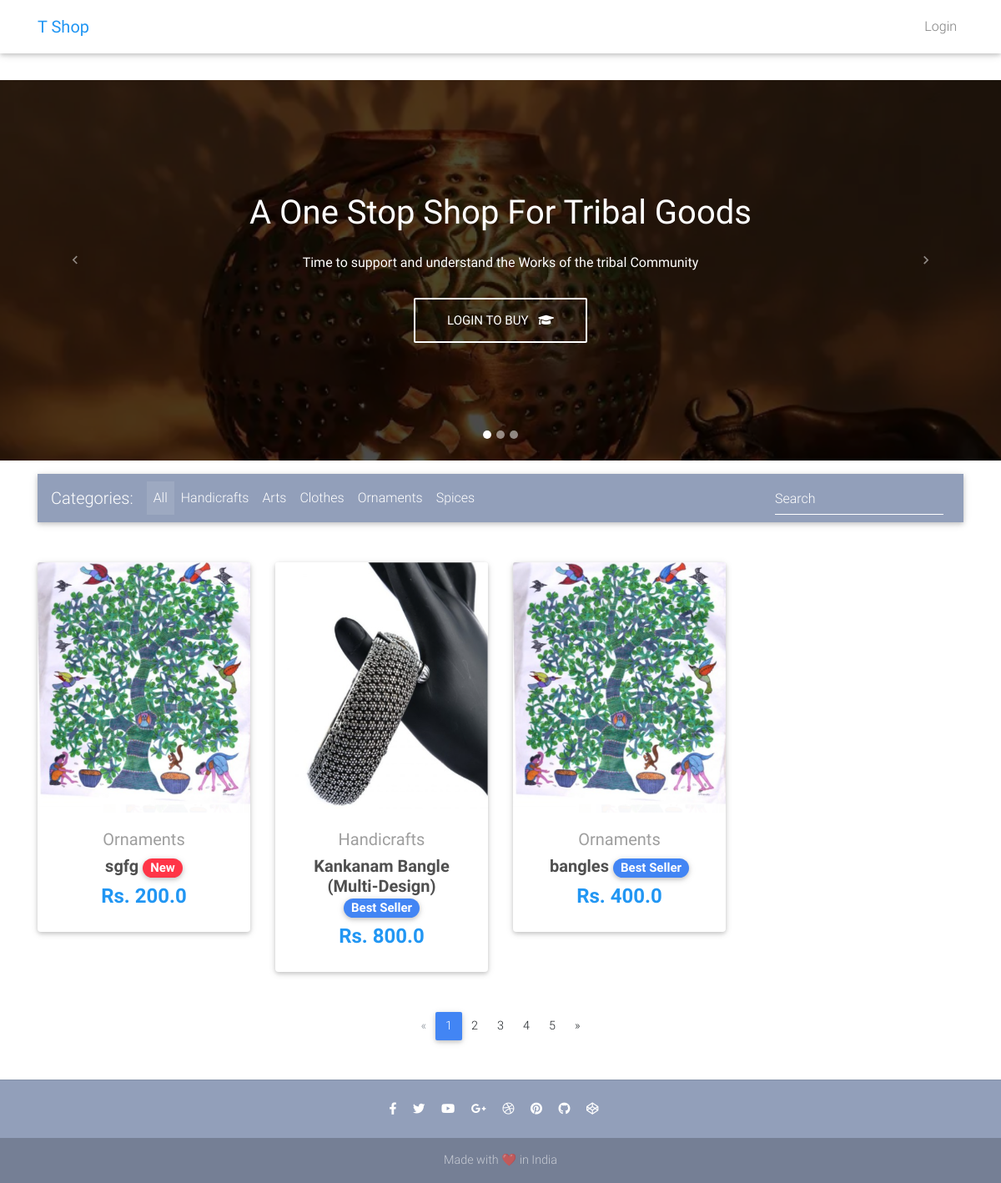
The page / on the database its author committed.
### core/models.py (models this page shows, shortened)
class Item(models.Model) :
    item_name = models.CharField(max_length=100)
    price = models.FloatField()
    discount_price = models.FloatField(blank=True, null=True)
    category = models.CharField(choices=CATEGORY, max_length=2)
    label = models.CharField(choices=LABEL, max_length=2)
    description = models.TextField()
    photo=models.ImageField(upload_to='job/photos/',blank=True,null=True)
    seller = models.ForeignKey(settings.AUTH_USER_MODEL,
                             on_delete=models.CASCADE,null=True)
    sellercom=models.CharField(max_length=100,blank=True,null=True)
    def get_absolute_url(self):
        return reverse("core:product", kwargs={
            "pk" : self.pk
        })

### core/views.py (the view)
# urls.py: path('', HomeView.as_view(), name='home'),
class HomeView(ListView):
    model = Item
    template_name = "home.html"

### core/templates/home.html (shortened to what this page needs)
{% extends 'base.html' %}
{% load static %}
{% block content %}
  <div id="carousel-example-1z" class="carousel slide carousel-fade pt-4" data-ride="carousel">
    <ol class="carousel-indicators">
      <li data-target="#carousel-example-1z" data-slide-to="0" class="active"></li>
      <li data-target="#carousel-example-1z" data-slide-to="1"></li>
      <li data-target="#carousel-example-1z" data-slide-to="2"></li>
    </ol>
    <div class="carousel-inner" role="listbox">
      <div class="carousel-item active">
        <div class="view" style="background-image: url('static/img/bg1.png'); background-repeat: no-repeat; background-size: cover;">
          <div class="mask rgba-black-strong d-flex justify-content-center align-items-center">
            <div class="text-center white-text mx-5 wow fadeIn">
              <h1 class="mb-4">
                <strong>A One Stop Shop For Tribal Goods </strong>
              </h1>
              <p>
                <strong>Time to support and understand the Works of the tribal Community</strong>
              </p>
              <a href="/sign-up/" class="btn btn-outline-white btn-lg">{% if user.is_authenticated %} Scroll to buy{%else%}Login To Buy {%endif%}
                <i class="fas fa-graduation-cap ml-2"></i>
              </a>
            </div>
          </div>
        </div>
      </div>
    </div>
    <a class="carousel-control-prev" href="#carousel-example-1z" role="button" data-slide="prev">
      <span class="carousel-control-prev-icon" aria-hidden="true"></span>
    </a>
    <a class="carousel-control-next" href="#carousel-example-1z" role="button" data-slide="next">
      <span class="carousel-control-next-icon" aria-hidden="true"></span>
    </a>
  </div>
<main>
    <div class="container">
      <nav class="navbar navbar-expand-lg navbar-dark mdb-color lighten-3 mt-3 mb-5">
        <span class="navbar-brand">Categories:</span>
        <div class="collapse navbar-collapse" id="basicExampleNav">
          <ul class="navbar-nav mr-auto">
            <li class="nav-item active">
              <a class="nav-link" href="#">All
              </a>
            </li>
            <li class="nav-item">
              <a class="nav-link" href="#">Handicrafts</a>
            </li>
            <li class="nav-item">
              <a class="nav-link" href="#">Arts</a>
            </li>
            <li class="nav-item">
              <a class="nav-link" href="#">Clothes</a>
            </li>
            <li class="nav-item">
              <a class="nav-link" href="#">Ornaments</a>
            </li>
            <li class="nav-item">
              <a class="nav-link" href="#">Spices</a>
            </li>
          </ul>
          <form class="form-inline">
            <div class="md-form my-0">
              <input class="form-control mr-sm-2" type="text" placeholder="Search" aria-label="Search">
            </div>
          </form>
        </div>
      </nav>
      <section class="text-center mb-4">
        <div class="row wow fadeIn">
          {% for item in object_list %}
          <div class="col-lg-3 col-md-6 mb-4">
            <div class="card">
              <div class="view overlay">
                <img src="{{item.photo.url}}" class="card-img-top"
                  alt="" style="height: 300px;">
              </div>
              <div class="card-body text-center">
                <a href="" class="grey-text">
                  <h5>{{ item.get_category_display}}</h5>
                </a>
                <h5>
                  <strong>
                    <a href="{{ item.get_absolute_url }}" class="dark-grey-text">{{ item.item_name }}
                      <span class="badge badge-pill {% if item.get_label_display == 'New' %} danger-color {% else %} primary-color {% endif %}">{{ item.get_label_display }}</span>
                    </a>
                  </strong>
                </h5>
                <h4 class="font-weight-bold blue-text">
                  <strong>Rs.
                  {% if item.discount_price %}
                  {{ item.discount_price }}
                  {% else %}
                  {{ item.price }}
                  {% endif %}
                  </strong>
                </h4>
              </div>
            </div>
          </div>
          {% endfor %}
        </div>
      </section>
      <nav class="d-flex justify-content-center wow fadeIn">
        <ul class="pagination pg-blue">
          <li class="page-item disabled">
            <a class="page-link" href="#" aria-label="Previous">
              <span aria-hidden="true">&laquo;</span>
            </a>
          </li>
          <li class="page-item active">
            <a class="page-link" href="#">1
            </a>
          </li>
          <li class="page-item">
            <a class="page-link" href="#">2</a>
          </li>
          <li class="page-item">
            <a class="page-link" href="#">3</a>
          </li>
          <li class="page-item">
            <a class="page-link" href="#">4</a>
          </li>
          <li class="page-item">
            <a class="page-link" href="#">5</a>
          </li>
          <li class="page-item">
            <a class="page-link" href="#" aria-label="Next">
              <span aria-hidden="true">&raquo;</span>
            </a>
          </li>
        </ul>
      </nav>
    </div>
  </main>
{% endblock content %}

### core/templates/base.html (style rules this page uses)
html, body, header, .carousel { height: 60vh; }

### rows shown on the page
Item: photo (picture), category "Ornaments", item_name "sgfg", label "New", discount_price "200.0"
Item: photo (picture), category "Handicrafts", item_name "Kankanam Bangle (Multi-Design)", label "Best Seller", discount_price "800.0"
Item: photo (picture), category "Ornaments", item_name "bangles", label "Best Seller", discount_price "400.0"
